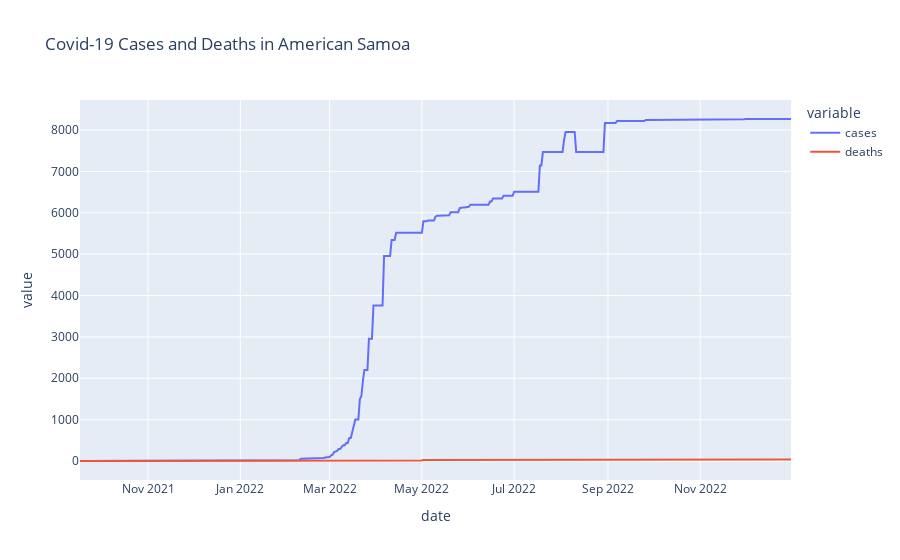

The cell this chart's notebook holds for it:
### Code cell
update_graph(state)

### Figure 1 — Plotly figure (JSON) as saved in the notebook; plotly's stock layout.template omitted (floating-point values rounded to 4 significant figures; data arrays with more than 128 entries replaced by an {"elided": "..."} marker saying what was removed)
{"data": [{"hovertemplate": "variable=cases<br>date=%{x}<br>value=%{y}<extra></extra>", "legendgroup": "cases", "line": {"color": "#636efa", "dash": "solid"}, "marker": {"symbol": "circle"}, "mode": "lines", "name": "cases", "orientation": "v", "showlegend": true, "type": "scatter", "x": {"elided": "471 str values"}, "xaxis": "x", "y": {"elided": "471 int values"}, "yaxis": "y"}, {"hovertemplate": "variable=deaths<br>date=%{x}<br>value=%{y}<extra></extra>", "legendgroup": "deaths", "line": {"color": "#EF553B", "dash": "solid"}, "marker": {"symbol": "circle"}, "mode": "lines", "name": "deaths", "orientation": "v", "showlegend": true, "type": "scatter", "x": {"elided": "471 str values"}, "xaxis": "x", "y": {"elided": "471 int values"}, "yaxis": "y"}], "layout": {"legend": {"title": {"text": "variable"}, "tracegroupgap": 0}, "title": {"text": "Covid-19 Cases and Deaths in American Samoa"}, "xaxis": {"anchor": "y", "domain": [0, 1], "title": {"text": "date"}}, "yaxis": {"anchor": "x", "domain": [0, 1], "title": {"text": "value"}}}}
